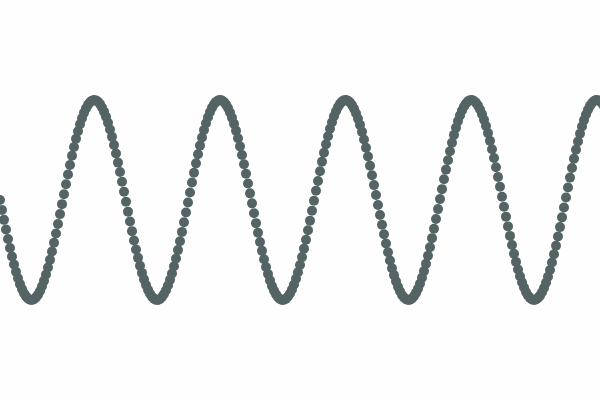
Frame 1 (no input)
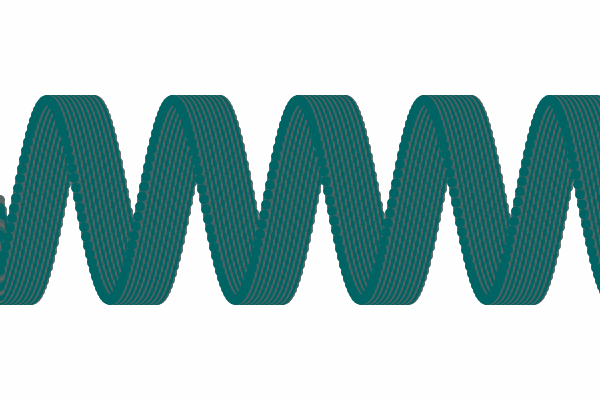
Frame 60 (no input)
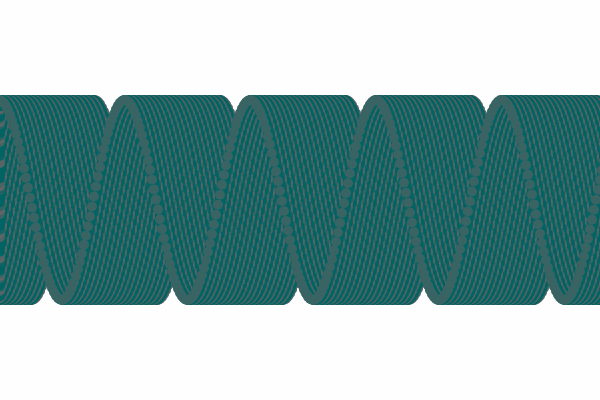
Frame 120 (the mouse pressed at the canvas centre since frame 60)

The p5.js sketch that drew these frames (run headless with seeded random() and noise() and a simulated clock; from frame 60 on, the mouse is pressed at the canvas centre):

// p5.js sketch
// ── sketch.js

let angle = 0;
function setup() {
  createCanvas(600, 400);
  // angleMode(DEGREES)
  // noLoop()
  // colorMode(HSB)
  background(220,10);
}

function draw() {
   offY = 0
  translate(0,height/2)
  fill(sin(frameCount)*100,100,100)
  for(x=0;x<width;x+=0.1){
    y = sin(angle + offY)*100
   // console.log(y)
    noStroke()
    circle(x*20,y,10)
    offY+=0.1
  }
  angle += 0.04
}
